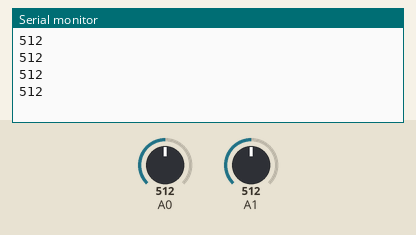
Simulated run of this sketch. Board: Arduino Uno, built with avr-gcc and run on an emulated ATmega328P. Parts: the last lines printed to the serial monitor. The inputs (shaded band) are chosen by the test bench; at power-on: A0 = 512, A1 = 512.

Above: at 1.8 s.
1.9 s: A0 set to 716
At 2.8 s:
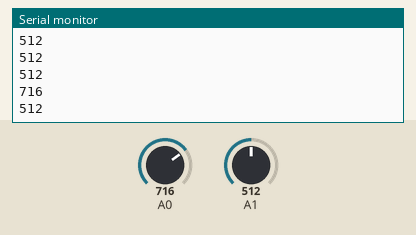
3.4 s: A1 set to 306
At 4.5 s:
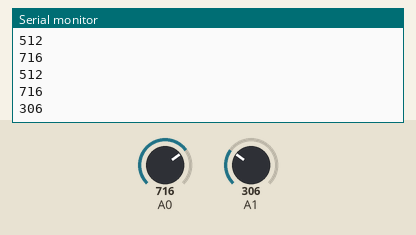
4.9 s: A0 set to 900
At 5.3 s:
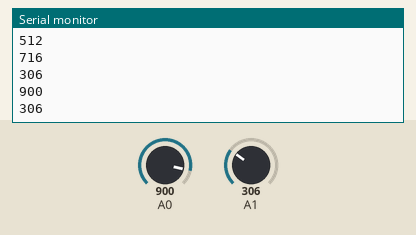
6.4 s: A1 set to 122
At 7.8 s:
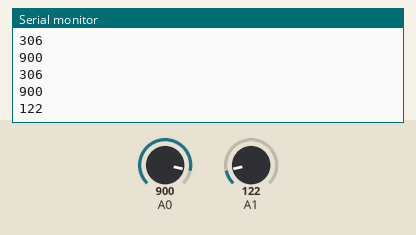
Timing chart, 0 to 8.9 s (numbered marks = the images above; inputs shaded):
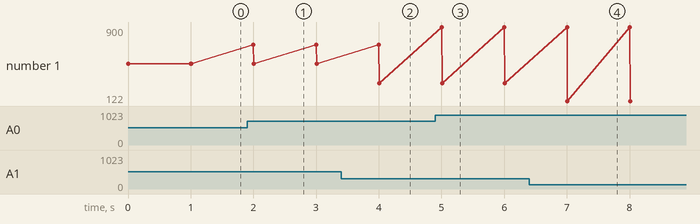

The sketch:

pot.ino
```cpp
#include "pot.h"

Potasyometer pot1(A0);
Potasyometer pot2(A1);

void setup() {
  Serial.begin(9600);

}

void loop() {
  Serial.println(pot1.oku());
  Serial.println(pot2.oku());
  delay(1000);
}
```

pot.cpp
```cpp
#include "pot.h"

Potasyometer::Potasyometer(byte pin){
  pinMode(pin,INPUT);
  this->_pin = pin;

}

int Potasyometer::oku(){
  int deger = analogRead(_pin);
  return deger;
}
```

pot.h
```cpp
#ifndef _POT_H
#define _POT_H
#include "Arduino.h"

class Potasyometer{
  private:
    byte _pin;
  public:
    Potasyometer(byte pin);
    int oku();

};


#endif //_POT_H
```

Measured:
- after the input at 1.9 s, the serial monitor: prints a new line after 0.10 s (image 1)
- after the input at 3.4 s, the serial monitor: prints a new line after 0.61 s (image 2)
- after the input at 4.9 s, the serial monitor: prints a new line after 0.10 s (image 3)
- after the input at 6.4 s, the serial monitor: prints a new line after 0.61 s (image 4)
- plotted number 1: 512 → 306 after the input at 3.4 s, 306 → 122 after the input at 6.4 s
